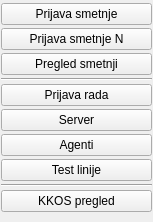
                <widget class="QWidget" name="pageSmetnje">
                 <property name="geometry">
                  <rect>
                   <x>0</x>
                   <y>0</y>
                   <width>153</width>
                   <height>222</height>
                  </rect>
                 </property>
                 <property name="sizePolicy">
                  <sizepolicy hsizetype="Preferred" vsizetype="Maximum">
                   <horstretch>0</horstretch>
                   <verstretch>0</verstretch>
                  </sizepolicy>
                 </property>
                 <attribute name="icon">
                  <iconset resource="../../resources/DonatForm.qrc">
                   <normaloff>:/InDonat/Forms/images/ig_menuBlueDown.gif</normaloff>:/InDonat/Forms/images/ig_menuBlueDown.gif</iconset>
                 </attribute>
                 <attribute name="label">
                  <string>Smetnje</string>
                 </attribute>
                 <layout class="QVBoxLayout" name="verticalLayout_25">
                  <property name="spacing">
                   <number>0</number>
                  </property>
                  <property name="leftMargin">
                   <number>1</number>
                  </property>
                  <property name="topMargin">
                   <number>0</number>
                  </property>
                  <property name="rightMargin">
                   <number>1</number>
                  </property>
                  <property name="bottomMargin">
                   <number>0</number>
                  </property>
                  <item>
                   <widget class="QPushButton" name="btnMnuPrijavaSmetnje">
                    <property name="cursor">
                     <cursorShape>PointingHandCursor</cursorShape>
                    </property>
                    <property name="text">
                     <string>Prijava smetnje</string>
                    </property>
                   </widget>
                  </item>
                  <item>
                   <widget class="QPushButton" name="btnMnuPrijavaSmetnjeN">
                    <property name="cursor">
                     <cursorShape>PointingHandCursor</cursorShape>
                    </property>
                    <property name="text">
                     <string>Prijava smetnje N</string>
                    </property>
                   </widget>
                  </item>
                  <item>
                   <widget class="QPushButton" name="btnMnuPregledSmetnji">
                    <property name="cursor">
                     <cursorShape>PointingHandCursor</cursorShape>
                    </property>
                    <property name="text">
                     <string>Pregled smetnji</string>
                    </property>
                   </widget>
                  </item>
                  <item>
                   <widget class="Line" name="line_8">
                    <property name="orientation">
                     <enum>Qt::Horizontal</enum>
                    </property>
                   </widget>
                  </item>
                  <item>
                   <widget class="QPushButton" name="btnMnuPrijavaRada">
                    <property name="cursor">
                     <cursorShape>PointingHandCursor</cursorShape>
                    </property>
                    <property name="text">
                     <string>Prijava rada</string>
                    </property>
                   </widget>
                  </item>
                  <item>
                   <widget class="QPushButton" name="btnMnuSmetnjaServer">
                    <property name="cursor">
                     <cursorShape>PointingHandCursor</cursorShape>
                    </property>
                    <property name="text">
                     <string>Server</string>
                    </property>
                   </widget>
                  </item>
                  <item>
                   <widget class="QPushButton" name="btnMnuSmetnjaAgenti">
                    <property name="cursor">
                     <cursorShape>PointingHandCursor</cursorShape>
                    </property>
                    <property name="text">
                     <string>Agenti</string>
                    </property>
                   </widget>
                  </item>
                  <item>
                   <widget class="QPushButton" name="btnMnuTestLinije">
                    <property name="cursor">
                     <cursorShape>PointingHandCursor</cursorShape>
                    </property>
                    <property name="text">
                     <string>Test linije</string>
                    </property>
                   </widget>
                  </item>
                  <item>
                   <widget class="Line" name="line_9">
                    <property name="orientation">
                     <enum>Qt::Horizontal</enum>
                    </property>
                   </widget>
                  </item>
                  <item>
                   <widget class="QPushButton" name="btnMnuKKOSPregled">
                    <property name="cursor">
                     <cursorShape>PointingHandCursor</cursorShape>
                    </property>
                    <property name="text">
                     <string>KKOS pregled</string>
                    </property>
                   </widget>
                  </item>
                 </layout>
                </widget>
